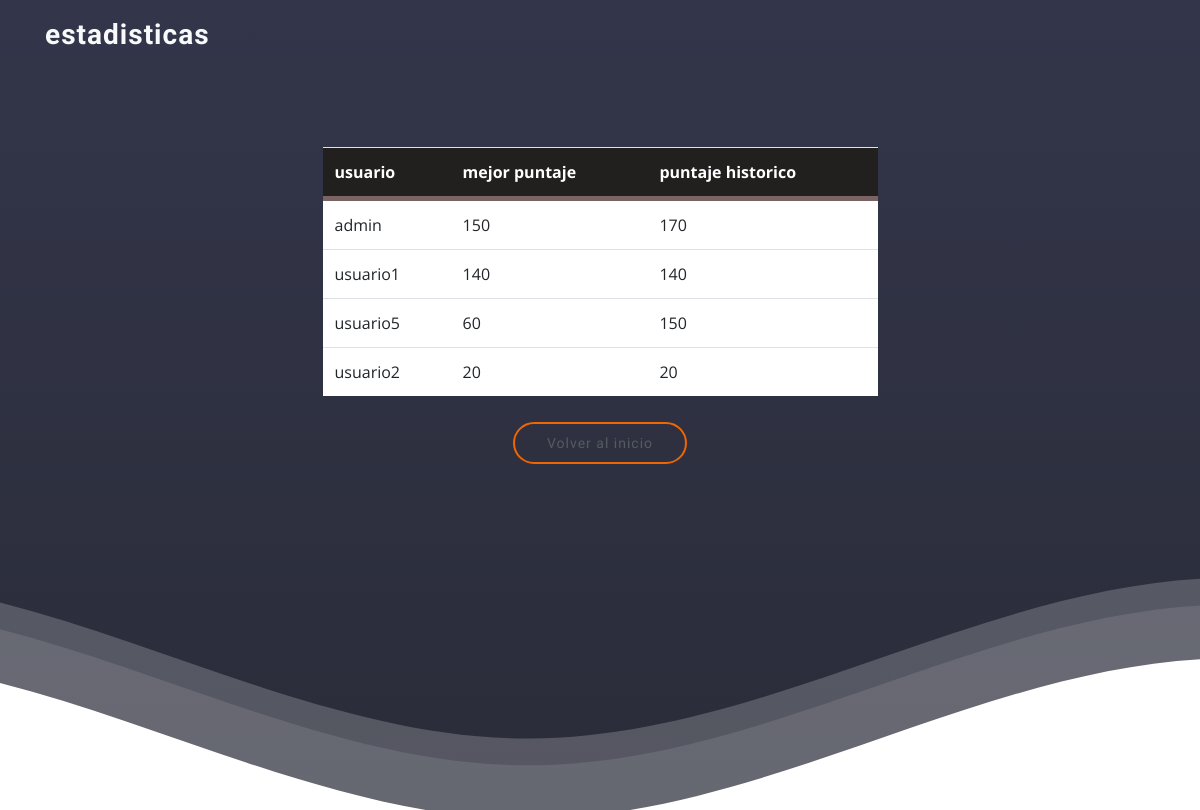
The app's page /estadisticas/ with its own data.
### quiz/models.py (models this page shows)
class ProgresoHistorico(models.Model):
    usuario = models.ForeignKey(User, on_delete=models.CASCADE)
    mejor_racha = models.IntegerField(default=0)
    puntaje_historico = models.IntegerField(default=0)

class User(AbstractUser):
    pass

### quiz/views.py (the view)
# urls.py: path("estadisticas/", views.estadisticas_view, name="estadisticas_view"),
def estadisticas_view(request):
    estadisticas = ProgresoHistorico.objects.all().order_by('-mejor_racha')[:10]
    return render(request, 'quiz/estadisticas.html', {
        'estadisticas': estadisticas,
    })

### quiz/templates/quiz/estadisticas.html (shortened to what this page needs)
{% extends "quiz/layout.html" %}
{% load static %}
{% block body %}
  <header id="header" class="fixed-top d-flex align-items-center  header-transparent ">
    <div class="container d-flex align-items-center">
      <div class="logo mr-auto">
        <h1 class="text-light">estadisticas</h1>
      </div>
    </div>
  </header>
  <section id="hero" class="d-flex flex-column justify-content-end align-items-center">
    <div id="heroCarousel" class="container carousel carousel-fade" data-ride="carousel">
      <div class="carousel-item active">
        <div class="carousel-container">
          <div class="table-responsive">
            <table class="table table-hover">
                <thead>
                  <tr>
                    <th scope="col">usuario</th>
                    <th scope="col">mejor puntaje</th>
                    <th scope="col">puntaje historico</th>
                  </tr>
                </thead>
                <tbody>
                    {% for estadistica in estadisticas %}
                        <tr>
                            <td>{{ estadistica.usuario.username }}</td>
                            <td>{{ estadistica.mejor_racha }}</td>
                            <td>{{ estadistica.puntaje_historico }}</td>
                        </tr>
                    {% endfor %}
                </tbody>
              </table>
                                <a  href="{% url 'inicio' %}"style="color: #545b62;" class="btn-get-started animate__animated scrollto" name="respuesta" value="{{respuesta.id}}">
                                    Volver al inicio
                                </a>
            </div>
       </div>
      </div>
    </div>
  </section>
{% endblock %}

### quiz/templates/quiz/layout.html (shortened to what this page needs)
{% load static %}
<!DOCTYPE html>
<html lang="en">
<head>
  <link href="{% static 'quiz/index/vendor/bootstrap/css/bootstrap.min.css' %}" rel="stylesheet">
  <link href="{% static 'quiz/index/vendor/icofont/icofont.min.css' %}" rel="stylesheet">
  <link href="{% static 'quiz/index/vendor/boxicons/css/boxicons.min.css' %}" rel="stylesheet">
  <link href="{% static 'quiz/index/vendor/animate.css/animate.min.css' %}" rel="stylesheet">
  <link href="{% static 'quiz/index/vendor/remixicon/remixicon.css' %}" rel="stylesheet">
  <link href="{% static 'quiz/index/vendor/line-awesome/css/line-awesome.min.css' %}" rel="stylesheet">
  <link href="{% static 'quiz/index/vendor/venobox/venobox.css' %}" rel="stylesheet">
  <link href="{% static 'quiz/index/vendor/owl.carousel/assets/owl.carousel.min.css' %}" rel="stylesheet">
  <link href="{% static 'quiz/index/vendor/aos/aos.css' %}" rel="stylesheet">
<link href="{% static 'quiz/login/css/style.css' %}" rel="stylesheet" type="text/css">
</head>
<body>
    {% block body %}
    {% endblock %}
</body>
</html>

### quiz/static/quiz/login/css/style.css (style rules this page uses)
body { font-family: "Open Sans", sans-serif; color: #444444; }
a { color: #ef6603; }
h1, h2, h3, h4, h5, h6 { font-family: "Raleway", sans-serif; }
#header { height: 70px; transition: all 0.5s; z-index: 997; transition: all 0.5s; background: rgba(42, 44, 57, 0.9); }
#header.header-transparent { background: transparent; }
#header .logo h1 { font-size: 28px; margin: 0; padding: 0; line-height: 1; font-weight: 700; letter-spacing: 1px; }
#hero { width: 100%; overflow: hidden; position: relative; background: linear-gradient(0deg, #2a2c39 0%, #33364a 100%); padding: 0; }
#hero .carousel-container { display: flex; justify-content: center; align-items: center; flex-direction: column; text-align: center; position: relative; height: 70vh; padding-top: 60px; }
#hero .btn-get-started { font-family: "Raleway", sans-serif; font-weight: 500; font-size: 14px; letter-spacing: 1px; display: inline-block; padding: 12px 32px; border-radius: 50px; transition: 0.5s; line-height: 1; margin: 10px; color: #fff; -webkit-animation-delay: 0.8s; animation-delay: 0.8s; border: 2px solid #ef6603; }
.hero-waves { display: block; width: 100%; height: 60px; position: relative; }
section { padding: 60px 0; overflow: hidden; }

### quiz/templates/quiz/estadisticas.html (style rules this page uses)
table { background-color: white; text-align: left; border-collapse: collapse; width: 50% !important; margin: auto; }
th, td { padding: 20; }
thead { background-color: rgb(34, 31, 31); border-bottom: solid 5px rgb(121, 99, 99); color:white; }

### records on screen
ProgresoHistorico: usuario.username "admin", mejor_racha "150", puntaje_historico "170"
ProgresoHistorico: usuario.username "usuario1", mejor_racha "140", puntaje_historico "140"
ProgresoHistorico: usuario.username "usuario5", mejor_racha "60", puntaje_historico "150"
ProgresoHistorico: usuario.username "usuario2", mejor_racha "20", puntaje_historico "20"
